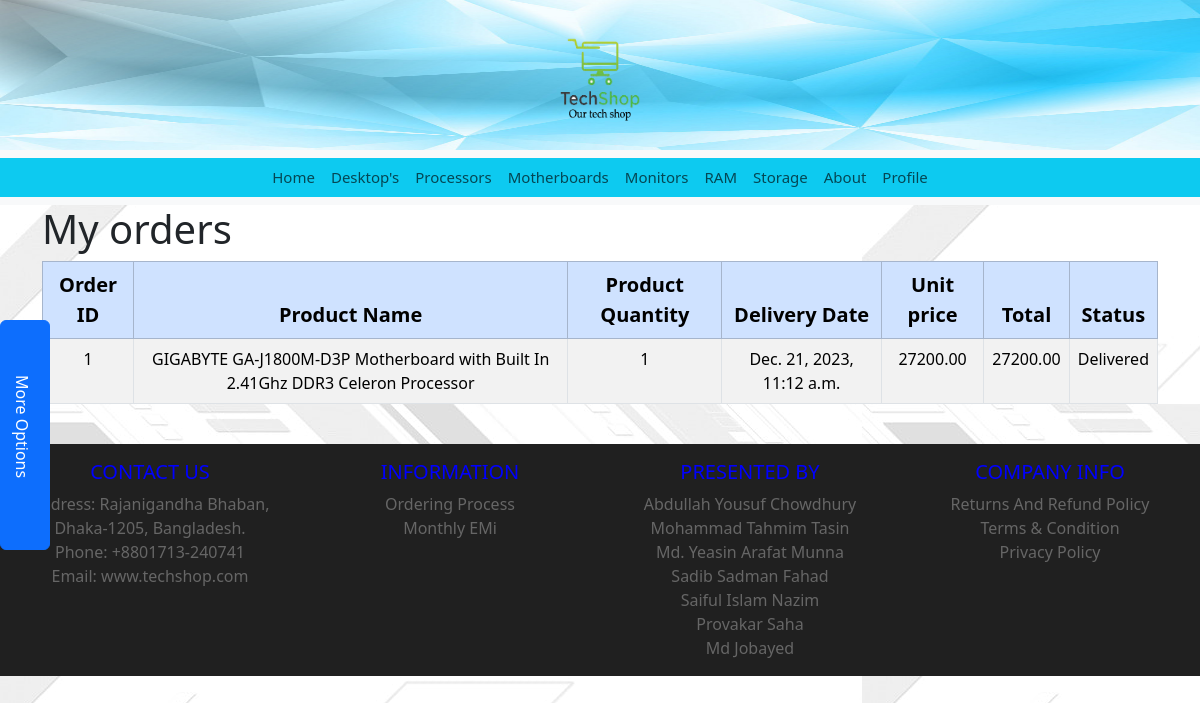
The page /previous_order/ (signed in) on the database its author committed.
### cart/models.py (models this page shows, shortened)
class previous_order(models.Model):
    user = models.ForeignKey(User, on_delete=models.CASCADE)
    product_names = models.CharField(max_length=15)
    products_number = models.IntegerField()
    price = models.DecimalField(max_digits=10, decimal_places=2)
    amount = models.DecimalField(max_digits=20, decimal_places=2)
    total = models.DecimalField(max_digits=10, decimal_places=2)
    delivered_at = models.DateTimeField(auto_now_add=True)

### cart/views.py (the view)
# urls.py: path('previous_order/', cart_views.previous_order, name='previous_order'),
@login_required
def previous_order(request):
    previous_order = previous.objects.filter(user=request.user).all()
    context = {
        "previous_order": previous_order
    }
    return render(request, "cart/previous_order.html", context)

### cart/templates/cart/previous_order.html
{% extends "../layout_user.html" %}
{% block content %}
<div class="container">
    <div class="row">
        <div class="col-12">
            <h1>My orders</h1>
        </div>
    </div>
    <div class="row">
        <div class="col-12">
            <table class="table table-striped table-hover table-bordered text-center ">
                <thead class="table-dark text-center">
                    <tr class="table-primary text-center fw-bold fs-5 ">
                        <th>Order ID</th>
                        <th>Product Name</th>
                        <th>Product Quantity</th>
                        <th>Delivery Date</th>
                        <th>Unit price</th>
                        <th>Total</th>
                        <th>Status</th>
                    </tr>
                </thead>
                <tbody>
                    {% for order in previous_order %}
                    <tr>
                        <td>{{ order.id }}</td>
                        <td>{{ order.product_names }}</td>
                        <td>{{ order.products_number }}</td>
                        <td>{{ order.delivered_at }}</td>
                        <td>{{ order.price }}</td>
                        <td>{{ order.amount }}</td>
                        <td>Delivered</td>
                    </tr>
                    {% endfor %}
                </tbody>
            </table>
        </div>
    </div>
</div>
{% endblock content %}

### templates/layout_user.html (style rules this page uses)
#body { background-image: url("../static/img/bg.jpg"); }

### rows shown on the page
previous_order: id "1", product_names "GIGABYTE GA-J1800M-D3P Motherboard with Built In 2.41Ghz DDR3 Celeron Processor", products_number "1", delivered_at "Dec. 21, 2023, 11:12 a.m.", price "27200.00", amount "27200.00"
